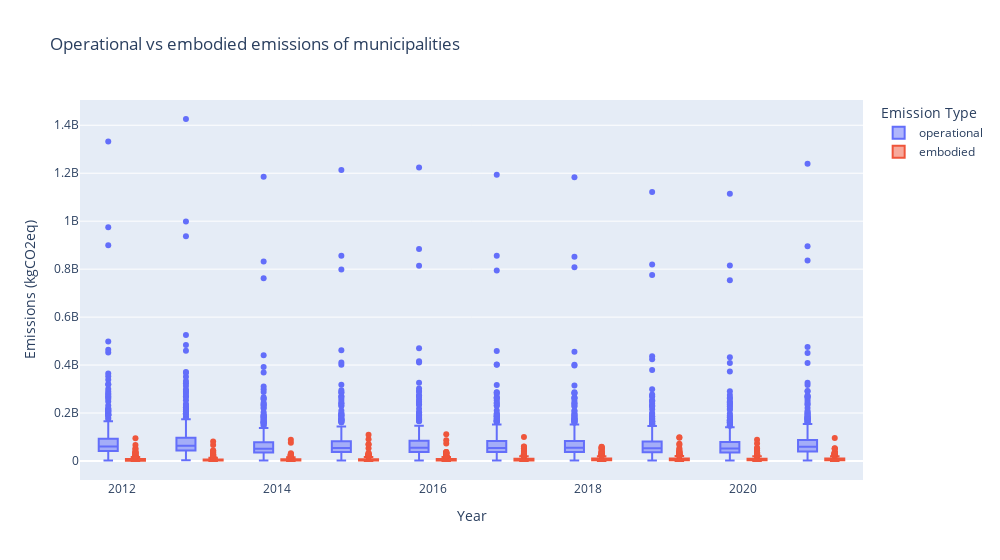

Notebook code cell kept with this figure:
### Markdown cell above
# How did embodied and operational carbon contribute to emissions?

### Code cell
query = '''
SELECT year, municipality, 
	SUM(emissions_operational) AS operational, 
	SUM(emissions_embodied) AS embodied
FROM emissions_all
WHERE year IS NOT NULL
GROUP BY year, municipality
''' 
df = pd.read_sql_query(query, engine)
df_long = df.melt(id_vars=['year', 'municipality'], value_vars=['operational', 'embodied'],
                  var_name='type', value_name='emissions')
fig = px.box(df_long, x='year', y='emissions', color='type', # points=False, 
             title="Operational vs embodied emissions of municipalities",
             labels={'emissions': 'Emissions (kgCO2eq)', 'year': 'Year', 'type': 'Emission Type'})
fig.update_layout(width=1000)
fig.show()

### Figure 1 — Plotly figure (JSON) as saved in the notebook; plotly's stock layout.template omitted (floating-point values rounded to 4 significant figures; data arrays with more than 128 entries replaced by an {"elided": "..."} marker saying what was removed)
{"data": [{"alignmentgroup": "True", "hovertemplate": "Emission Type=operational<br>Year=%{x}<br>Emissions (kgCO2eq)=%{y}<extra></extra>", "legendgroup": "operational", "marker": {"color": "#636efa"}, "name": "operational", "notched": false, "offsetgroup": "operational", "orientation": "v", "showlegend": true, "type": "box", "x": {"elided": "3204 int values"}, "x0": " ", "xaxis": "x", "y": {"elided": "3204 float values"}, "y0": " ", "yaxis": "y"}, {"alignmentgroup": "True", "hovertemplate": "Emission Type=embodied<br>Year=%{x}<br>Emissions (kgCO2eq)=%{y}<extra></extra>", "legendgroup": "embodied", "marker": {"color": "#EF553B"}, "name": "embodied", "notched": false, "offsetgroup": "embodied", "orientation": "v", "showlegend": true, "type": "box", "x": {"elided": "3204 int values"}, "x0": " ", "xaxis": "x", "y": {"elided": "3204 int values"}, "y0": " ", "yaxis": "y"}], "layout": {"boxmode": "group", "legend": {"title": {"text": "Emission Type"}, "tracegroupgap": 0}, "title": {"text": "Operational vs embodied emissions of municipalities"}, "width": 1000, "xaxis": {"anchor": "y", "domain": [0, 1], "title": {"text": "Year"}}, "yaxis": {"anchor": "x", "domain": [0, 1], "title": {"text": "Emissions (kgCO2eq)"}}}}
